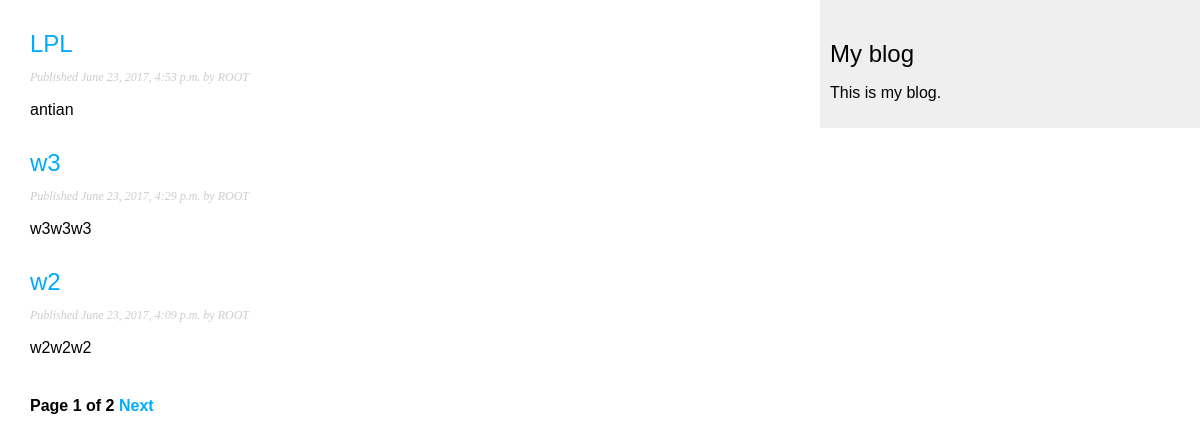
Screenshot of /blog/ with the database file from the repository.
### blog/models.py (models this page shows, shortened)
class Post(models.Model):
    STATUS_CHOICES=(
        ('draft','Draft'),
        ('published','Published')
    )
    title=models.CharField(max_length=200)
    slug=models.SlugField(max_length=200,unique_for_date='publish')
    author=models.ForeignKey(User,related_name='blog_posts')
    body=models.TextField()
    publish=models.DateTimeField(default=timezone.now)
    created=models.DateTimeField(auto_now_add=True)
    updated=models.DateTimeField(auto_now=True)
    status=models.CharField(max_length=10,choices=STATUS_CHOICES,default='draft')
    objects=models.Manager()
    published=PublishedManager()
    class Meta:
        ordering=('-publish',)
    def get_absolute_url(self):
        return reverse('blog:post_detail',args=[self.publish.year,self.publish.strftime('%m'),
                                                self.publish.strftime('%d'),self.slug])

### blog/views.py (the view)
class PostListView(ListView):   #效果类似post_list
    queryset = Post.objects.all()
    context_object_name = 'posts'  #类似posts=queryset
    paginate_by = 3                #分页，3个一页
    template_name = 'post/list.html'

### blog/templates/post/list.html (shortened to what this page needs)
{% extends 'base.html' %}
{% block content %}
    {% for post in posts %}
        <h2>
            <a href="{{ post.get_absolute_url }}">{{ post.title}}</a>
        </h2>
        <p class="date">
            Published {{ post.publish }} by {{ post.author }}
        </p>
        {{ post.body | truncatechars:30 | linebreaks}}
    {% endfor %}
      {% include 'pagination.html' with page=page_obj %}
{% endblock %}

### blog/templates/base.html (shortened to what this page needs)
{% load staticfiles %}
<!DOCTYPE html>
<html lang="en">
<head>
    <link href="{% static 'css/blog.css' %}" type="text/css" rel="stylesheet" />
</head>
<body>
    <div id="content">
    {% block content %}
    {% endblock %}
    </div>
    <div id="sidebar">
        <h2>My blog</h2>
        <p>This is my blog.</p>
    </div>
</body>
</html>

### blog/templates/pagination.html (shortened to what this page needs)
<div class="pagination">
  <span class="step-links">
      <span class="current">
          Page {{ page.number }} of {{ page.paginator.num_pages }}
      </span>
      {% if page.has_next %}
          <a href="?page={{ page.next_page_number }}">Next</a>
      {% endif %}
  </span>
</div>

### blog/static/css/blog.css (style rules this page uses)
body { margin:0; padding:0; font-family:helvetica, sans-serif; }
a { color:#00abff; text-decoration:none; }
h2 { font-weight:normal; margin:30px 0 0; }
#content { float:left; width:60%; padding:0 0 0 30px; }
#sidebar { float:right; width:30%; padding:10px; background:#efefef; height:100%; }
p.date { color:#ccc; font-family: georgia, serif; font-size: 12px; font-style: italic; }
.pagination { margin:40px 0; font-weight:bold; }

### rows the page displays
Post: title "LPL", publish "June 23, 2017, 4:53 p.m.", author "ROOT", body "antian"
Post: title "w3", publish "June 23, 2017, 4:29 p.m.", author "ROOT", body "w3w3w3"
Post: title "w2", publish "June 23, 2017, 4:09 p.m.", author "ROOT", body "w2w2w2"

### other values shown
{{ page.number }} "1"
{{ page.paginator.num_pages }} "2"
